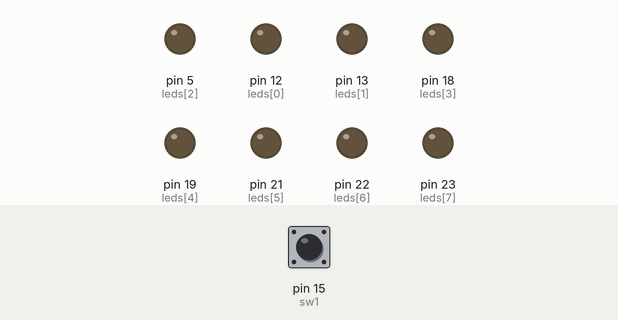
Recording of a sketch running on a simulated Arduino Mega 2560, built with avr-gcc and run on an emulated ATmega2560. On the bench: output pins drawn as LEDs (lit = HIGH). Dashed ring = blinking. The test bench sets the inputs (shaded band); at power-on: pin 15 (sw1) HIGH.

Above: at 1.2 s.
1.3 s: pin 15 (sw1) pulled LOW for 1 s
At 1.4 s:
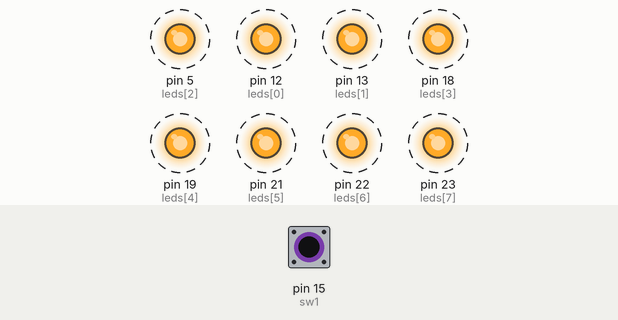
4.3 s: pin 15 (sw1) pulled LOW for 3.2 s
At 7.9 s:
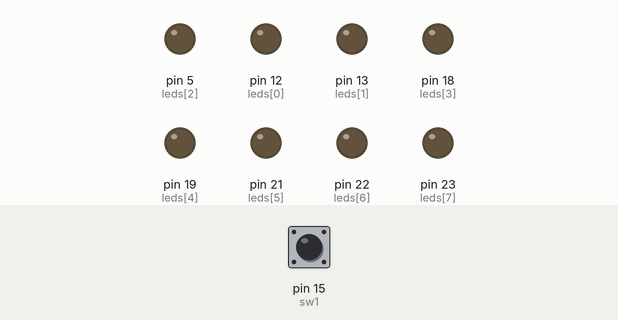
Timing chart, 0 to 9.4 s (numbered marks = the images above; inputs shaded):
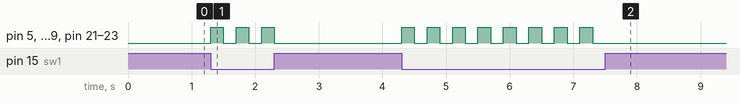

The sketch:

1.7.ino
```cpp
int leds[] = {12, 13, 5, 18, 19, 21, 22, 23};
int sw1 = 15;

void setup() {
  for (int i = 0; i < 8; i++) {
    pinMode(leds[i], OUTPUT);
  }
  pinMode(sw1, INPUT_PULLUP);
}

void loop() {
  if (digitalRead(sw1) == LOW) {

    for (int i = 0; i < 10; i++) {

      controlAllLeds(HIGH);
      if (smartDelay(100) == false) return;

      controlAllLeds(LOW);
      if (smartDelay(100) == false) return;
    }

    controlAllLeds(HIGH);

    while (digitalRead(sw1) == LOW) {
      delay(10);
    }
  }

  controlAllLeds(LOW);
}

void controlAllLeds(int state) {
  for (int i = 0; i < 8; i++) {
    digitalWrite(leds[i], state);
  }
}

bool smartDelay(int ms) {
  for (int i = 0; i < ms; i += 5) {
    if (digitalRead(sw1) == HIGH) {
      return false;
    }
    delay(10);
  }
  return true;
}
```

Measured:
- after the input at 1.3 s, pin 5 (leds[2]), pin 12 (leds[0]), pin 13 (leds[1]), pin 18 (leds[3]), pin 19 (leds[4]), pin 21 (leds[5]), pin 22 (leds[6]), pin 23 (leds[7]): alternates HIGH for 0.20 s and LOW for 0.20 s, 6 changes in all, then stays LOW, starting at once
- after the input at 4.3 s, pin 5 (leds[2]), pin 12 (leds[0]), pin 13 (leds[1]), pin 18 (leds[3]), pin 19 (leds[4]), pin 21 (leds[5]), pin 22 (leds[6]), pin 23 (leds[7]): alternates HIGH for 0.20 s and LOW for 0.20 s, 16 changes in all, then stays LOW, starting at once
